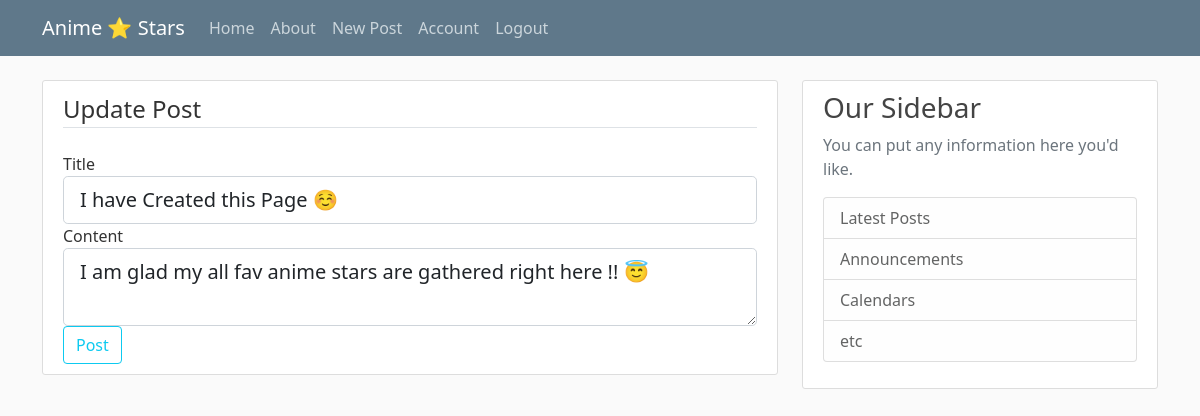
Screenshot of /post/13/update (signed in) with the database file from the repository.
### main/models.py (models this page shows, shortened)
class Post(db.Model):
    id = db.Column(db.Integer, primary_key=True)
    title = db.Column(db.String(100), nullable=False)
    date_posted = db.Column(db.DateTime, nullable=True, default=datetime.utcnow)
    content = db.Column(db.Text, nullable=False)
    user_id = db.Column(db.Integer, db.ForeignKey('user.id'), nullable=False)

### main/posts/routes.py (the view)
@posts.route('/post/<int:post_id>/update', methods=['GET', 'POST'])
@login_required
def update_post(post_id):
    post = Post.query.get_or_404(post_id)
    if post.author != current_user:
        abort(403)
    form = PostForm()
    if form.validate_on_submit():
        post.title = form.title.data
        post.content = form.content.data
        db.session.commit()
        flash('Your post has been updated!', 'success')
        return redirect(url_for('posts.post', post_id=post.id))
    elif request.method == 'GET':
        form.title.data = post.title
        form.content.data = post.content
    return render_template('create_post.html', title='Update Post', form=form,
                           legend='Update Post')

### main/posts/forms.py
class PostForm(FlaskForm):
    title = StringField('Title', validators=[DataRequired()])
    content = TextAreaField('Content', validators=[DataRequired()])
    submit = SubmitField('Post')

### main/models.py (called while the page is built)
@login_manager.user_loader
def load_user(user_id):
    return User.query.get(int(user_id))

### main/templates/create_post.html (shortened to what this page needs)
{% extends "layout.html" %}
{% block content %}
      <div class="content-section">
            <form method="POST" action="">
                <fieldset class="form-group">
                    <legend class="border-bottom mb-4">{{ legend }}</legend>
                    <div class="form-group">
                        {{ form.title.label(class="form-control-label") }}
                        {% if form.title.errors %}
                           {{ form.title(class="form-control form-control-lg is-invalid") }}
                           <div class="invalid-feedback">
                               {% for error in form.title.errors %}
                                    <span>{{ error }}</span>
                               {% endfor %}
                           </div>
                        {% else %}
                            {{ form.title(class="form-control form-control-lg") }}
                        {% endif %}
                    </div>
                    <div class="form-group">
                        {{ form.content.label(class="form-control-label") }}
                        {% if form.content.errors %}
                           {{ form.content(class="form-control form-control-lg is-invalid") }}
                           <div class="invalid-feedback">
                               {% for error in form.content.errors %}
                                    <span>{{ error }}</span>
                               {% endfor %}
                           </div>
                        {% else %}
                            {{ form.content(class="form-control form-control-lg") }}
                        {% endif %}
                    </div>
                </fieldset>
                <div class="form-group">
                    {{ form.submit(class="btn btn-outline-info") }}
                </div>
            </form>
      </div>
{% endblock content %}

### main/static/main.css (style rules this page uses)
body { background: #fafafa; color: #333333; margin-top: 5rem; }
.content-section { background: #ffffff; padding: 10px 20px; border: 1px solid #dddddd; border-radius: 3px; margin-bottom: 20px; }

### rows the page displays
Post: title "I have Created this Page ☺️", content "I am glad my all fav anime stars are gathered right here !! 😇"

### other values shown
{{ legend }} "Update Post"
